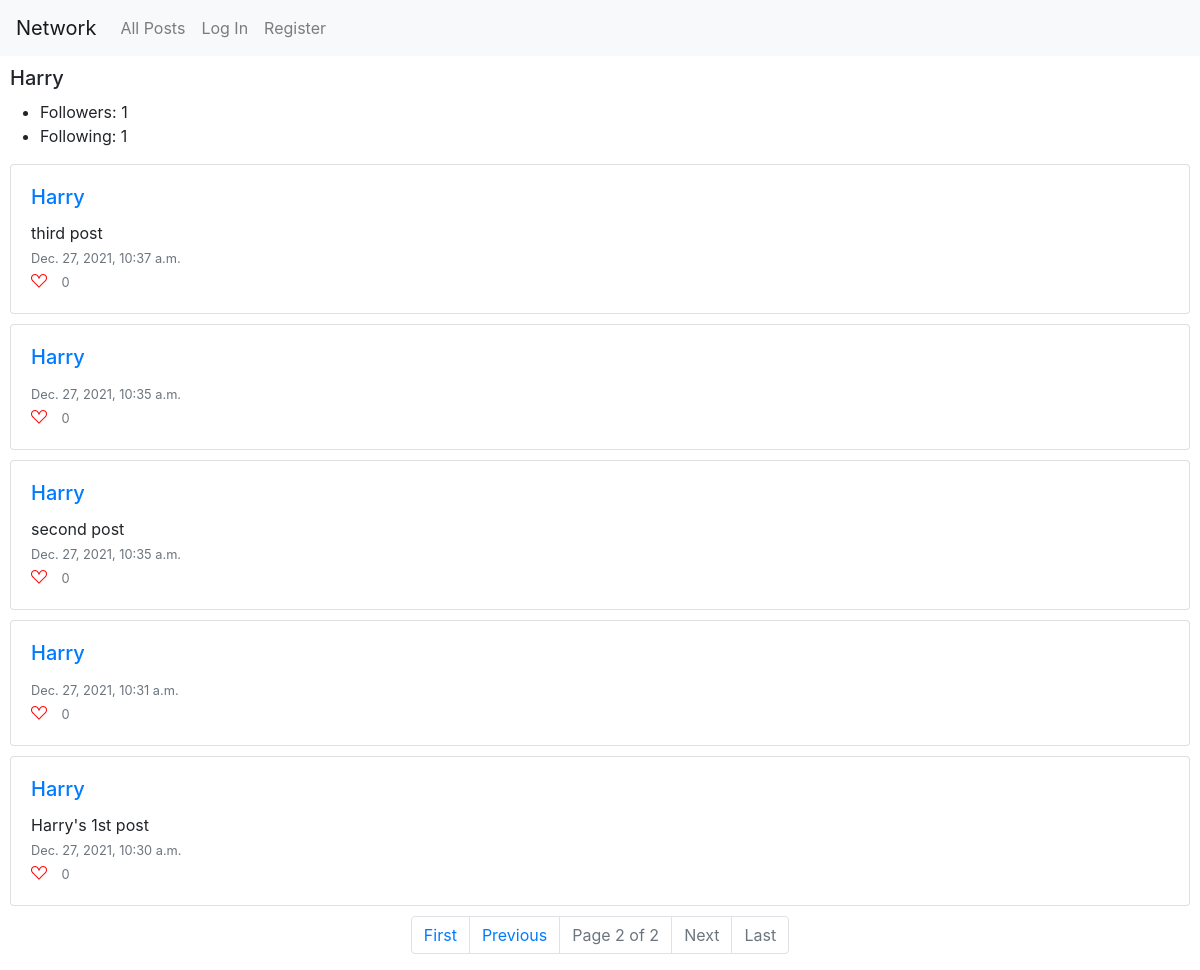
Page /user/Harry?page=2 on the committed database.
### network/models.py (models this page shows, shortened)
class User(AbstractUser):
    def __str__(self):
        return f"{self.username}"
    def set_following(self):
        return set([rel.followed for rel in self.followed.all()])
    def set_followers(self):
        return set([rel.follower for rel in self.followers.all()])
    def NumberFollowers(self):
        return len(self.set_followers())
    def NumberFollowing(self):
        return len(self.set_following())

class Following(models.Model):
    followed = ForeignKey(User, on_delete=models.CASCADE, related_name="followers")
    follower = ForeignKey(User, on_delete=models.CASCADE, related_name="followed")

class Post(models.Model):
    poster = ForeignKey(User, on_delete=models.CASCADE, related_name="posts")
    content = TextField(blank=True)
    timestamp = models.DateTimeField(auto_now_add=True)
    likes = ManyToManyField(User, blank=True, related_name="liked_posts")
    def NumberLikes(self):
        return self.likes.count()

### network/views.py (the view)
# urls.py: path("user/<str:username>", views.user_page, name="user_page"),
def user_page(request, username):
    user_to_view = User.objects.get(username = username)
    if request.user.is_authenticated:
        followed_status = request.user.is_follower(user_to_view)
    else:
        followed_status = None
    posts = Post.objects.filter(poster = user_to_view)
    if posts.count() == 0:
        return render(request, 'network/user_page.html', {
            "user_to_view": user_to_view,
            "message": "No posts so far for this user",
            "followed_status": followed_status
        })
    posts = posts.order_by("-timestamp").all()
    paginator = Paginator(posts, 10)
    if request.GET.get('page'):
        page_number = request.GET.get('page')
    else:
        page_number = 1
    page_obj = paginator.get_page(page_number)
    return render(request, "network/user_page.html", {
        "user_to_view": user_to_view,
        'page_obj': page_obj,
        "followed_status": followed_status
    })

### network/templates/network/user_page.html (shortened to what this page needs)
{% extends "network/layout.html" %}
{% load static %}
{% block body %}
    <div id="session_name">
        <h5>{{ user_to_view.username }}</h5>
    </div>
    <div>
        <ul>
            <li>Followers: {{user_to_view.NumberFollowers}}</li>
            <li>Following: {{user_to_view.NumberFollowing}}</li>
        </ul>
    </div>
    {% include "./display_posts.html" %}
{% endblock %}

### network/templates/network/display_posts.html (shortened to what this page needs)
{% if page_obj %}
    <div id="session_posts">
        {% for post in page_obj %}
            <div class="card">
                <div class="card-body" data-post_id = {{post.id}}>
                    <h5 class="card-title"> <a href="{% url 'user_page' post.poster %}">{{post.poster}}</a> </h5>
                    <div id="content">
                        <p class="card-text" id="post_content"> {{ post.content }}</p>
                    </div>
                    <p class="card-text"> <small class="text-muted">{{post.timestamp}}</small></p>
                    {% if user.is_authenticated%}
                        {% if user in post.set_liked_by %}
                            <i class="bi bi-suit-heart-fill" id="like_button"></i>
                        {% else %}
                            <i class="bi bi-suit-heart" id="like_button"></i>
                        {% endif%}
                    {% else %}
                        <i class="bi bi-suit-heart" id="like_button_disabled"> </i>
                    {% endif %}
                    <small class="text-muted" id="likes_number"> {{ post.NumberLikes }} </small>
                </div>
            </div>
        {% endfor %}
    </div>
    <nav aria-label="Page navigation example">
    <ul class="pagination justify-content-center">
        {% if page_obj.has_previous %}
            <li class="page-item"><a class="page-link" href="?page=1">First</a></li>
            <li class="page-item"><a class="page-link" href="?page={{ page_obj.previous_page_number }}">Previous</a></li>
        {% else %}
            <li class="page-item disabled"><a class="page-link" href="?page=1">First</a></li>
            <li class="page-item disabled"><a class="page-link" href="#">Previous</a></li>
        {% endif %}
        <li class="page-item disabled"><a class="page-link" href="#">Page {{ page_obj.number }} of {{ page_obj.paginator.num_pages }}</a></li>
        {% if page_obj.has_next %}
            <li class="page-item"><a class="page-link" href="?page={{ page_obj.next_page_number }}">Next</a></li>
            <li class="page-item"><a class="page-link" href="?page={{ page_obj.paginator.num_pages }}">Last</a></li>
        {% else %}
        <li class="page-item disabled"><a class="page-link" href="#">Next</a></li>
        <li class="page-item disabled"><a class="page-link" href="?page={{ page_obj.paginator.num_pages }}">Last</a></li>
        {% endif %}
    </ul>
    </nav>
{% endif %}

### network/static/network/styles.css (style rules this page uses)
.card { margin: 10px; }
.card-text { margin-bottom: 0px; }
.bi { color: red; width: 1em; }
#likes_number { margin-left: 10px; }
#session_name { margin: 10px; }

### rows in the picture
User: username "Harry", NumberFollowers "1", NumberFollowing "1"
Post: poster "Harry", content "third post", timestamp "Dec. 27, 2021, 10:37 a.m.", NumberLikes "0"
Post: poster "Harry", timestamp "Dec. 27, 2021, 10:35 a.m.", NumberLikes "0"
Post: poster "Harry", content "second post", timestamp "Dec. 27, 2021, 10:35 a.m.", NumberLikes "0"
Post: poster "Harry", timestamp "Dec. 27, 2021, 10:31 a.m.", NumberLikes "0"
Post: poster "Harry", content "Harry's 1st post", timestamp "Dec. 27, 2021, 10:30 a.m.", NumberLikes "0"

### other values in the picture
{{ page_obj.number }} "2"
{{ page_obj.paginator.num_pages }} "2"
